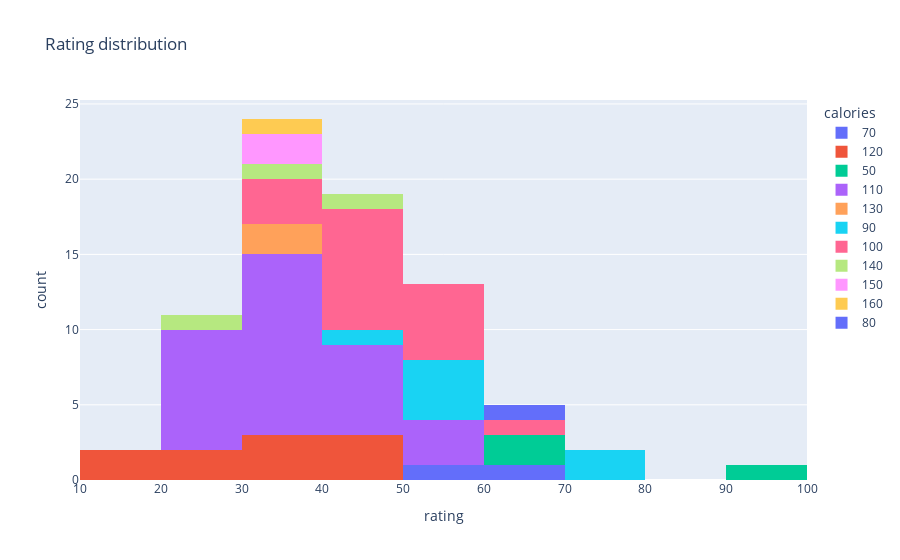

The notebook cell this image was saved under:
### Code cell
fig = px.histogram(df, x='rating', title='Rating distribution',nbins=9,color='calories') #nbins กำหนดจำนวนกล่องที่จะให้ show , ใส่สีแบ่งได้ตาม column เท่านั้น
fig.show()

### Figure 1 — Plotly figure (JSON) as saved in the notebook; plotly's stock layout.template omitted (floating-point values rounded to 4 significant figures)
{"data": [{"alignmentgroup": "True", "bingroup": "x", "hovertemplate": "calories=70<br>rating=%{x}<br>count=%{y}<extra></extra>", "legendgroup": "70", "marker": {"color": "#636efa", "pattern": {"shape": ""}}, "name": "70", "nbinsx": 9, "offsetgroup": "70", "orientation": "v", "showlegend": true, "type": "histogram", "x": [68.4, 59.43], "xaxis": "x", "yaxis": "y"}, {"alignmentgroup": "True", "bingroup": "x", "hovertemplate": "calories=120<br>rating=%{x}<br>count=%{y}<extra></extra>", "legendgroup": "120", "marker": {"color": "#EF553B", "pattern": {"shape": ""}}, "name": "120", "nbinsx": 9, "offsetgroup": "120", "orientation": "v", "showlegend": true, "type": "histogram", "x": [33.98, 18.04, 19.82, 40.92, 41.02, 45.81, 21.87, 29.92, 37.84, 39.26], "xaxis": "x", "yaxis": "y"}, {"alignmentgroup": "True", "bingroup": "x", "hovertemplate": "calories=50<br>rating=%{x}<br>count=%{y}<extra></extra>", "legendgroup": "50", "marker": {"color": "#00cc96", "pattern": {"shape": ""}}, "name": "50", "nbinsx": 9, "offsetgroup": "50", "orientation": "v", "showlegend": true, "type": "histogram", "x": [93.7, 60.76, 63.01], "xaxis": "x", "yaxis": "y"}, {"alignmentgroup": "True", "bingroup": "x", "hovertemplate": "calories=110<br>rating=%{x}<br>count=%{y}<extra></extra>", "legendgroup": "110", "marker": {"color": "#ab63fa", "pattern": {"shape": ""}}, "name": "110", "nbinsx": 9, "offsetgroup": "110", "orientation": "v", "showlegend": true, "type": "histogram", "x": [34.38, 29.51, 33.17, 50.76, 40.4, 22.74, 41.45, 35.78, 22.4, 40.45, 46.9, 32.21, 31.44, 28.03, 23.8, 53.37, 31.07, 28.74, 36.52, 39.24, 26.73, 42, 40.56, 31.23, 53.13, 38.84, 39.11, 27.75, 36.19], "xaxis": "x", "yaxis": "y"}, {"alignmentgroup": "True", "bingroup": "x", "hovertemplate": "calories=130<br>rating=%{x}<br>count=%{y}<extra></extra>", "legendgroup": "130", "marker": {"color": "#FFA15A", "pattern": {"shape": ""}}, "name": "130", "nbinsx": 9, "offsetgroup": "130", "orientation": "v", "showlegend": true, "type": "histogram", "x": [37.04, 30.45], "xaxis": "x", "yaxis": "y"}, {"alignmentgroup": "True", "bingroup": "x", "hovertemplate": "calories=90<br>rating=%{x}<br>count=%{y}<extra></extra>", "legendgroup": "90", "marker": {"color": "#19d3f3", "pattern": {"shape": ""}}, "name": "90", "nbinsx": 9, "offsetgroup": "90", "orientation": "v", "showlegend": true, "type": "histogram", "x": [49.12, 53.31, 59.64, 55.33, 74.47, 72.8, 59.36], "xaxis": "x", "yaxis": "y"}, {"alignmentgroup": "True", "bingroup": "x", "hovertemplate": "calories=100<br>rating=%{x}<br>count=%{y}<extra></extra>", "legendgroup": "100", "marker": {"color": "#FF6692", "pattern": {"shape": ""}}, "name": "100", "nbinsx": 9, "offsetgroup": "100", "orientation": "v", "showlegend": true, "type": "histogram", "x": [45.86, 64.53, 36.18, 44.33, 58.35, 35.25, 52.08, 45.33, 54.85, 40.11, 41.5, 49.51, 50.83, 39.7, 46.66, 49.79, 51.59], "xaxis": "x", "yaxis": "y"}, {"alignmentgroup": "True", "bingroup": "x", "hovertemplate": "calories=140<br>rating=%{x}<br>count=%{y}<extra></extra>", "legendgroup": "140", "marker": {"color": "#B6E880", "pattern": {"shape": ""}}, "name": "140", "nbinsx": 9, "offsetgroup": "140", "orientation": "v", "showlegend": true, "type": "histogram", "x": [36.47, 40.69, 28.59], "xaxis": "x", "yaxis": "y"}, {"alignmentgroup": "True", "bingroup": "x", "hovertemplate": "calories=150<br>rating=%{x}<br>count=%{y}<extra></extra>", "legendgroup": "150", "marker": {"color": "#FF97FF", "pattern": {"shape": ""}}, "name": "150", "nbinsx": 9, "offsetgroup": "150", "orientation": "v", "showlegend": true, "type": "histogram", "x": [37.14, 34.14], "xaxis": "x", "yaxis": "y"}, {"alignmentgroup": "True", "bingroup": "x", "hovertemplate": "calories=160<br>rating=%{x}<br>count=%{y}<extra></extra>", "legendgroup": "160", "marker": {"color": "#FECB52", "pattern": {"shape": ""}}, "name": "160", "nbinsx": 9, "offsetgroup": "160", "orientation": "v", "showlegend": true, "type": "histogram", "x": [30.31], "xaxis": "x", "yaxis": "y"}, {"alignmentgroup": "True", "bingroup": "x", "hovertemplate": "calories=80<br>rating=%{x}<br>count=%{y}<extra></extra>", "legendgroup": "80", "marker": {"color": "#636efa", "pattern": {"shape": ""}}, "name": "80", "nbinsx": 9, "offsetgroup": "80", "orientation": "v", "showlegend": true, "type": "histogram", "x": [68.24], "xaxis": "x", "yaxis": "y"}], "layout": {"barmode": "relative", "legend": {"title": {"text": "calories"}, "tracegroupgap": 0}, "title": {"text": "Rating distribution"}, "xaxis": {"anchor": "y", "domain": [0, 1], "title": {"text": "rating"}}, "yaxis": {"anchor": "x", "domain": [0, 1], "title": {"text": "count"}}}}
